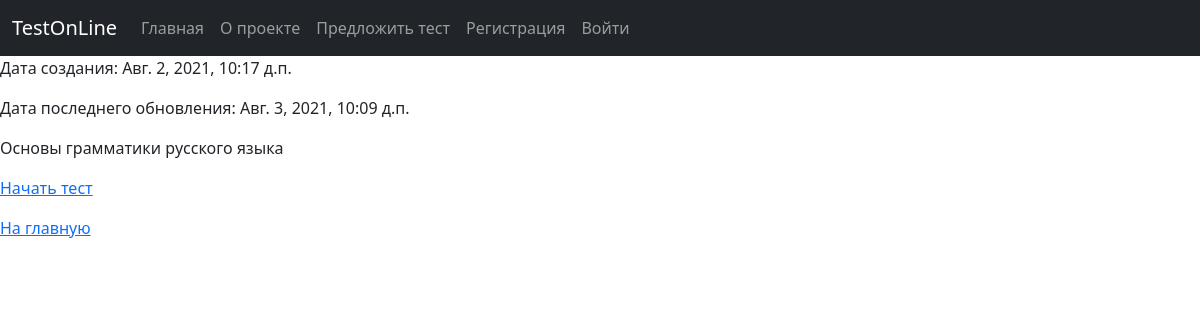
The app's page /quiz/4/ with its own data.
### quiz/models.py (models this page shows, shortened)
class Quiz(models.Model):
    name = models.CharField(max_length=300, verbose_name='Название')
    subject = models.CharField(max_length=120, verbose_name='Тематика')
    created_date = models.DateTimeField(auto_now_add=True, verbose_name='Дата создания')
    update_at = models.DateTimeField(auto_now=True, verbose_name='Дата редактирования')
    class Meta:
        verbose_name = 'Тесты'
        verbose_name_plural = 'Тесты'
        ordering = ['-created_date', 'subject']

### quiz/views.py (the view)
# urls.py: path('quiz/<int:pk>/', QuizView.as_view(), name='quiz'),
class QuizView(View):
    def get(self, request, pk):
        quiz = Quiz.objects.get(id=pk)
        return render(request, 'quiz/quiz.html', {'quiz': quiz, 'menu': MENU})

### quiz/templates/quiz/quiz.html (shortened to what this page needs)
{% extends 'quiz/general.html' %}
{% block content %}
  <p>Дата создания: {{ quiz.created_date }}</p>
  <p>Дата последнего обновления: {{ quiz.update_at }}</p>
  <p>{{ quiz.name }}</p>
  <p><a href="{% url 'passing' %}?quiz_pk={{ quiz.pk }}">Начать тест</a></p>
  <p><a href="{% url 'index' %}">На главную</a> </p>
{% endblock %}

### records on screen
Quiz: created_date "Авг. 2, 2021, 10:17 д.п.", update_at "Авг. 3, 2021, 10:09 д.п.", name "Основы грамматики русского языка"

### other values on screen
{{ el.title }} "Главная" "О проекте" "Предложить тест"
